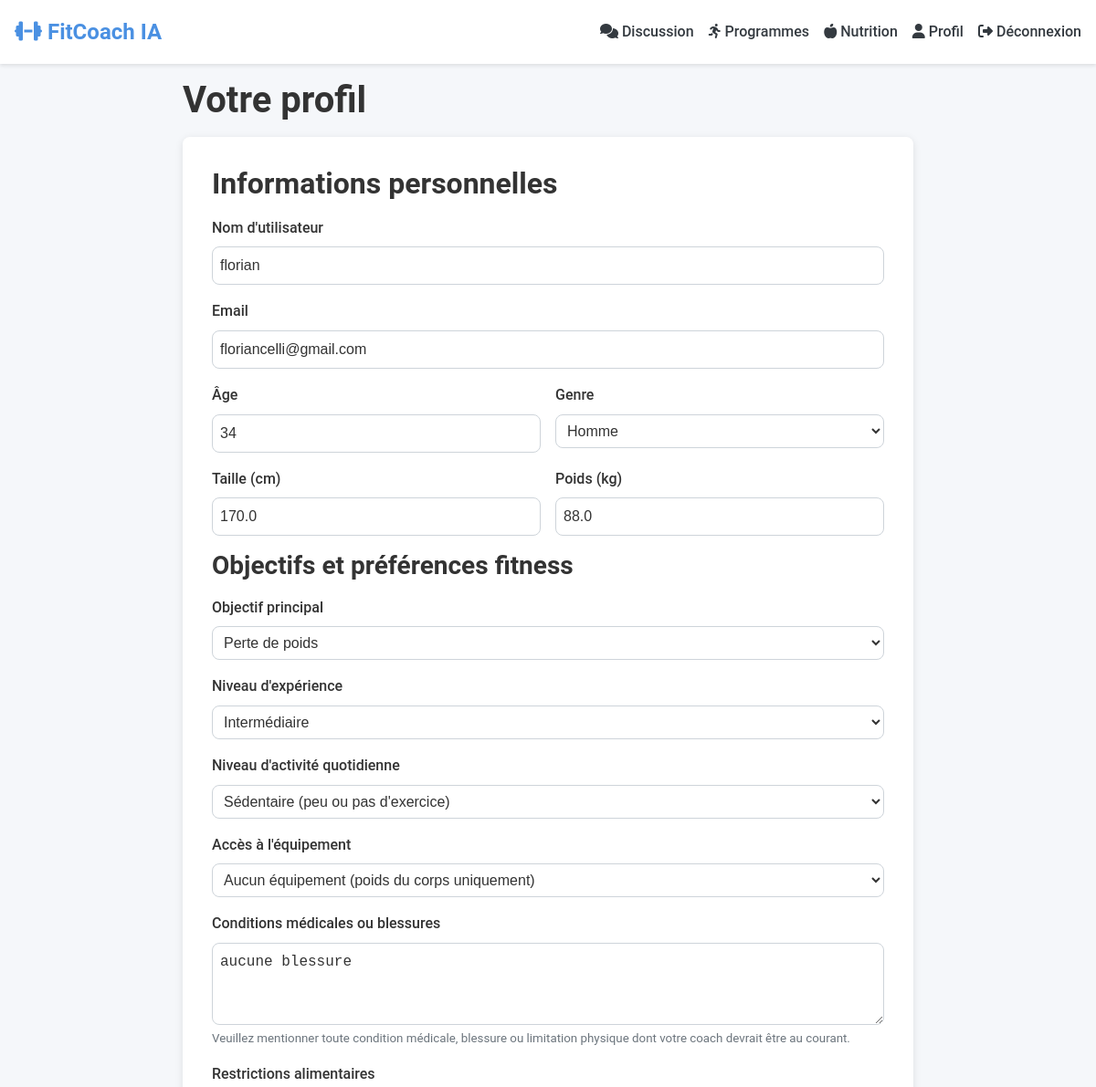
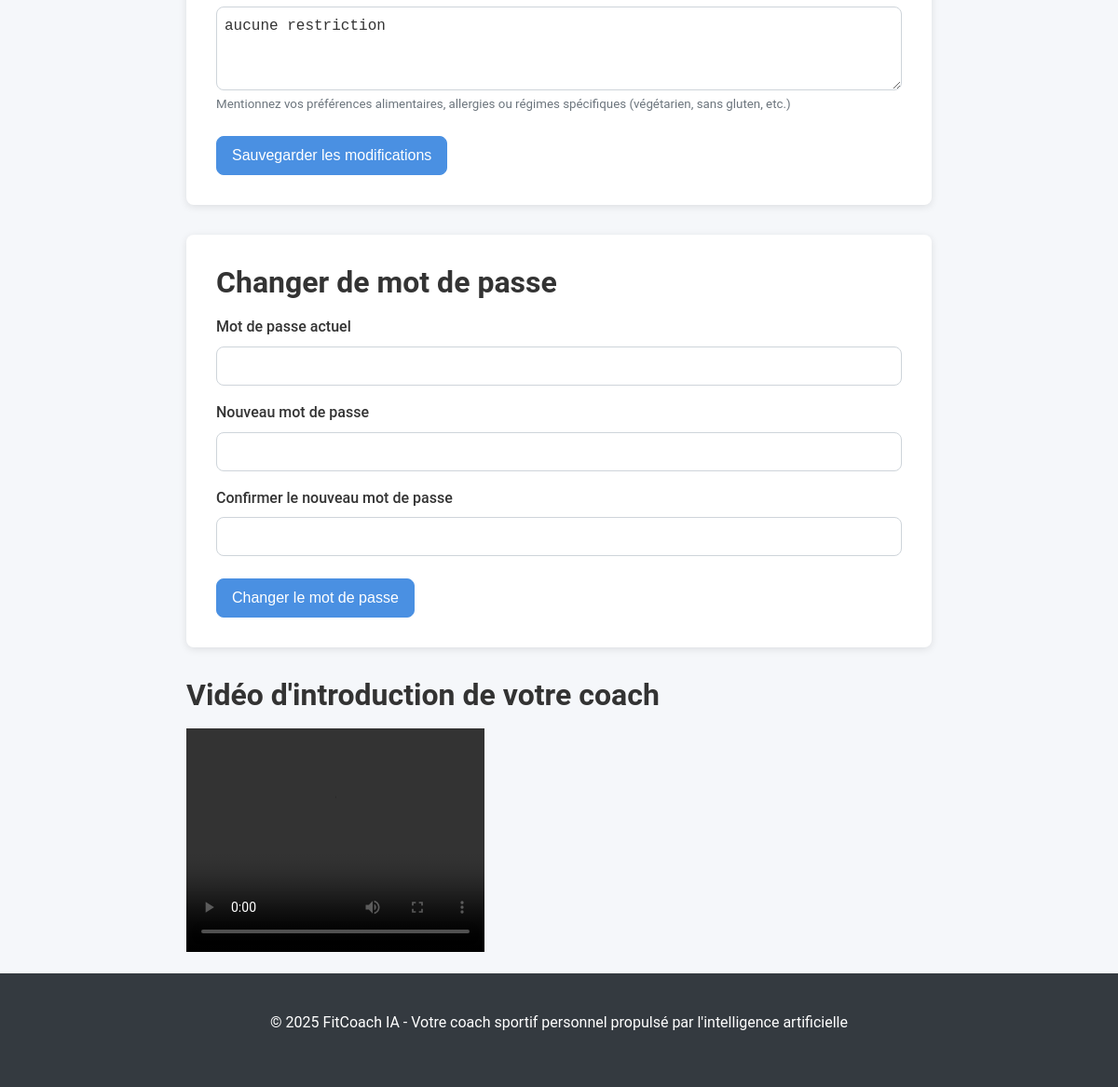
The app's page /profile (signed in) with its own data (2 pictures, top to bottom).
### models/user.py (models this page shows, shortened)
class User(UserMixin, db.Model):
    id = db.Column(db.Integer, primary_key=True)
    username = db.Column(db.String(64), unique=True, nullable=False)
    email = db.Column(db.String(120), unique=True, nullable=False)
    password_hash = db.Column(db.String(128), nullable=False)
    coach = db.Column(db.String(20))  # 'maxence' ou 'sofia'
    age = db.Column(db.Integer)
    height = db.Column(db.Float)  # en cm
    weight = db.Column(db.Float)  # en kg
    gender = db.Column(db.String(20))
    fitness_level = db.Column(db.String(20))  # débutant, intermédiaire, avancé
    fitness_goal = db.Column(db.String(100))
    activity_level = db.Column(db.String(20))  # sédentaire, modéré, actif, très actif
    equipment_access = db.Column(db.String(100))
    medical_conditions = db.Column(db.Text)
    dietary_restrictions = db.Column(db.Text)
    conversations = db.relationship('Conversation', backref='user', lazy='dynamic')
    workout_plans = db.relationship('WorkoutPlan', backref='user', lazy='dynamic')
    nutrition_plans = db.relationship('NutritionPlan', backref='user', lazy='dynamic')
    created_at = db.Column(db.DateTime, default=datetime.utcnow)
    updated_at = db.Column(db.DateTime, default=datetime.utcnow, onupdate=datetime.utcnow)

### app.py (the view)
@app.route('/profile')
@login_required
def profile():
    return render_template('profile.html')

### app.py (called while the page is built)
@login_manager.user_loader
def load_user(user_id):
    return User.query.get(int(user_id))

@app.context_processor
def inject_now():
    return {'now': datetime.utcnow()}

### templates/profile.html (shortened to what this page needs)
{% extends 'base.html' %}
{% block content %}
<div class="profile-container">
    <h1>Votre profil</h1>
    <div class="profile-section">
        <h2>Informations personnelles</h2>
        <form method="POST" action="{{ url_for('update_profile') }}">
            <div class="form-group">
                <label for="username">Nom d'utilisateur</label>
                <input type="text" id="username" name="username" value="{{ current_user.username }}" required>
            </div>
            <div class="form-group">
                <label for="email">Email</label>
                <input type="email" id="email" name="email" value="{{ current_user.email }}" required>
            </div>
            <div class="form-row">
                <div class="form-group">
                    <label for="age">Âge</label>
                    <input type="number" id="age" name="age" value="{{ current_user.age or '' }}">
                </div>
                <div class="form-group">
                    <label for="gender">Genre</label>
                    <select id="gender" name="gender">
                        <option value="homme" {% if current_user.gender == 'homme' %}selected{% endif %}>Homme</option>
                    </select>
                </div>
            </div>
            <div class="form-row">
                <div class="form-group">
                    <label for="height">Taille (cm)</label>
                    <input type="number" step="0.1" id="height" name="height" value="{{ current_user.height or '' }}">
                </div>
                <div class="form-group">
                    <label for="weight">Poids (kg)</label>
                    <input type="number" step="0.1" id="weight" name="weight" value="{{ current_user.weight or '' }}">
                </div>
            </div>
            <h3>Objectifs et préférences fitness</h3>
            <div class="form-group">
                <label for="fitness_goal">Objectif principal</label>
                <select id="fitness_goal" name="fitness_goal">
                    <option value="perte_de_poids" {% if current_user.fitness_goal == 'perte_de_poids' %}selected{% endif %}>Perte de poids</option>
                </select>
            </div>
            <div class="form-group">
                <label for="fitness_level">Niveau d'expérience</label>
                <select id="fitness_level" name="fitness_level">
                    <option value="intermediaire" {% if current_user.fitness_level == 'intermediaire' %}selected{% endif %}>Intermédiaire</option>
                </select>
            </div>
            <div class="form-group">
                <label for="activity_level">Niveau d'activité quotidienne</label>
                <select id="activity_level" name="activity_level">
                    <option value="sedentaire" {% if current_user.activity_level == 'sedentaire' %}selected{% endif %}>Sédentaire (peu ou pas d'exercice)</option>
                </select>
            </div>
            <div class="form-group">
                <label for="equipment_access">Accès à l'équipement</label>
                <select id="equipment_access" name="equipment_access">
                    <option value="aucun" {% if current_user.equipment_access == 'aucun' %}selected{% endif %}>Aucun équipement (poids du corps uniquement)</option>
                </select>
            </div>
            <div class="form-group">
                <label for="medical_conditions">Conditions médicales ou blessures</label>
                <textarea id="medical_conditions" name="medical_conditions" rows="3">{{ current_user.medical_conditions or '' }}</textarea>
                <small>Veuillez mentionner toute condition médicale, blessure ou limitation physique dont votre coach devrait être au courant.</small>
            </div>
            <div class="form-group">
                <label for="dietary_restrictions">Restrictions alimentaires</label>
                <textarea id="dietary_restrictions" name="dietary_restrictions" rows="3">{{ current_user.dietary_restrictions or '' }}</textarea>
                <small>Mentionnez vos préférences alimentaires, allergies ou régimes spécifiques (végétarien, sans gluten, etc.)</small>
            </div>
            <div class="form-actions">
                <button type="submit" class="btn btn-primary">Sauvegarder les modifications</button>
            </div>
        </form>
    </div>
    <div class="profile-section">
        <h2>Changer de mot de passe</h2>
        <form method="POST" action="{{ url_for('change_password') }}">
            <div class="form-group">
                <label for="current_password">Mot de passe actuel</label>
                <input type="password" id="current_password" name="current_password" required>
            </div>
            <div class="form-group">
                <label for="new_password">Nouveau mot de passe</label>
                <input type="password" id="new_password" name="new_password" required>
            </div>
            <div class="form-group">
                <label for="confirm_password">Confirmer le nouveau mot de passe</label>
                <input type="password" id="confirm_password" name="confirm_password" required>
            </div>
            <div class="form-actions">
                <button type="submit" class="btn btn-primary">Changer le mot de passe</button>
            </div>
        </form>
    </div>
    {% if current_user.coach %}
    <div class="coach-intro">
        <h2>Vidéo d'introduction de votre coach</h2>
        {% if current_user.coach == 'maxence' %}
        <video width="320" height="240" controls>
            <source src="https://coachaistorage.s3.us-east-1.amazonaws.com/intro_maxence+(1).mp4" type="video/mp4">
            Votre navigateur ne supporte pas la lecture de vidéos.
        </video>
        {% elif current_user.coach == 'sofia' %}
        <video width="320" height="240" controls>
            <source src="https://coachaistorage.s3.us-east-1.amazonaws.com/intro_sofia.mp4" type="video/mp4">
        </video>
        {% endif %}
    </div>
    {% endif %}
</div>
{% endblock %}

### templates/base.html (shortened to what this page needs)
<!DOCTYPE html>
<html lang="fr">
<head>
    <link rel="stylesheet" href="https://cdnjs.cloudflare.com/ajax/libs/font-awesome/6.4.0/css/all.min.css">
    <link rel="stylesheet" href="{{ url_for('static', filename='css/main.css') }}">
</head>
<body>
    <header>
        <nav class="navbar container">
            <div class="navbar-brand">
                <a href="{{ url_for('index') }}">
                    <i class="fas fa-dumbbell"></i> FitCoach IA
                </a>
            </div>
            <div class="navbar-menu">
                {% if current_user.is_authenticated %}
                    <a href="{{ url_for('chat') }}"><i class="fas fa-comments"></i> Discussion</a>
                    <a href="{{ url_for('workout_plans') }}"><i class="fas fa-running"></i> Programmes</a>
                    <a href="{{ url_for('nutrition_plans') }}"><i class="fas fa-apple-alt"></i> Nutrition</a>
                    <a href="{{ url_for('profile') }}"><i class="fas fa-user"></i> Profil</a>
                    <a href="{{ url_for('logout') }}"><i class="fas fa-sign-out-alt"></i> Déconnexion</a>
                {% else %}
                    <a href="{{ url_for('login') }}"><i class="fas fa-sign-in-alt"></i> Connexion</a>
                    <a href="{{ url_for('register') }}"><i class="fas fa-user-plus"></i> Inscription</a>
                {% endif %}
            </div>
        </nav>
    </header>
    <main class="container">
        {% block content %}{% endblock %}
    </main>
    {% block footer %}
    <footer class="site-footer">
        <div class="footer-content container">
            <p>&copy; {{ now.year }} FitCoach IA - Votre coach sportif personnel propulsé par l'intelligence artificielle</p>
        </div>
    </footer>
    {% endblock %}
</body>
</html>

### static/css/main.css (style rules this page uses)
:root { --primary-color: #4a90e2; --primary-dark: #3a7bc8; --primary-light: #6ba5e9; --secondary-color: #6c757d; --success-color: #28a745; --danger-color: #dc3545; --warning-color: #ffc107; --info-color: #17a2b8; --dark-color: #343a40; --light-color: #f8f9fa; --body-bg: #f5f7fa; --body-color: #333; --font-main: 'Roboto', -apple-system, BlinkMacSystemFont, 'Segoe UI', Oxygen, Ubuntu, Cantarell, sans-serif; --border-radius: 8px; --box-shadow: 0 2px 8px rgba(0, 0, 0, 0.1); }
* { margin: 0; padding: 0; box-sizing: border-box; }
body { font-family: var(--font-main); font-size: 16px; line-height: 1.6; color: var(--body-color); background-color: var(--body-bg); min-height: 100vh; display: flex; flex-direction: column; }
a { color: var(--primary-color); text-decoration: none; transition: color 0.2s ease; }
h1, h2, h3, h4, h5, h6 { margin-bottom: 1rem; font-weight: 700; line-height: 1.2; }
h1 { font-size: 2.5rem; }
h2 { font-size: 2rem; }
h3 { font-size: 1.75rem; }
p { margin-bottom: 1rem; }
header { background-color: white; box-shadow: 0 2px 4px rgba(0, 0, 0, 0.1); position: sticky; top: 0; z-index: 1000; }
main { flex: 1; padding: a2rem 1rem; max-width: 1280px; width: 100%; margin: 0 auto; }
footer { background-color: var(--dark-color); color: white; padding: 1.5rem 0; margin-top: auto; }
.footer-content { max-width: 1280px; margin: 0 auto; text-align: center; padding: 0 1rem; }
.navbar { display: flex; justify-content: space-between; align-items: center; padding: 1rem; max-width: 1280px; margin: 0 auto; }
.navbar-brand { font-size: 1.5rem; font-weight: 700; }
.navbar-brand a { color: var(--primary-color); text-decoration: none; }
.navbar-menu { display: flex; gap: 1.5rem; }
.navbar-menu a { color: var(--dark-color); text-decoration: none; font-weight: 500; transition: color 0.2s ease; }
.btn { display: inline-block; font-weight: 500; text-align: center; white-space: nowrap; vertical-align: middle; user-select: none; border: 1px solid transparent; padding: 0.5rem 1rem; font-size: 1rem; line-height: 1.5; border-radius: var(--border-radius); transition: all 0.2s ease-in-out; cursor: pointer; }
.btn-primary { color: white; background-color: var(--primary-color); border-color: var(--primary-color); }
.form-group { margin-bottom: 1rem; }
.form-group label { display: block; margin-bottom: 0.5rem; font-weight: 500; }
.form-row { display: flex; gap: 1rem; margin-bottom: 1rem; }
.form-row .form-group { flex: 1; margin-bottom: 0; }
input[type="text"], input[type="email"], input[type="password"], input[type="number"], input[type="date"], textarea, select { display: block; width: 100%; padding: 0.5rem; font-size: 1rem; line-height: 1.5; color: var(--body-color); background-color: white; border: 1px solid #ced4da; border-radius: var(--border-radius); transition: border-color 0.15s ease-in-out, box-shadow 0.15s ease-in-out; }
.form-actions { margin-top: 1.5rem; }
small { display: block; margin-top: 0.25rem; color: var(--secondary-color); }
.profile-container { max-width: 800px; margin: 0 auto; }
.profile-section { background-color: white; border-radius: var(--border-radius); padding: 2rem; margin-bottom: 2rem; box-shadow: var(--box-shadow); }

### templates/base.html (style rules this page uses)
.container { width: 100%; max-width: 1280px; margin: auto; padding: 1rem; }
.navbar { display: flex; justify-content: space-between; align-items: center; }
.navbar-menu { display: flex; gap: 1rem; }
main { padding: 2rem 0; }
.footer-content { text-align: center; padding: 1rem 0; }

### records on screen
User: username "florian", email "floriancelli@gmail.com", age "34", gender "Homme", height "170.0", weight "88.0", fitness_goal "Perte de poids", fitness_level "Intermédiaire", activity_level "Sédentaire (peu ou pas d'exercice)", equipment_access "Aucun équipement (poids du corps uniquement)", medical_conditions "aucune blessure", dietary_restrictions "aucune restriction"
